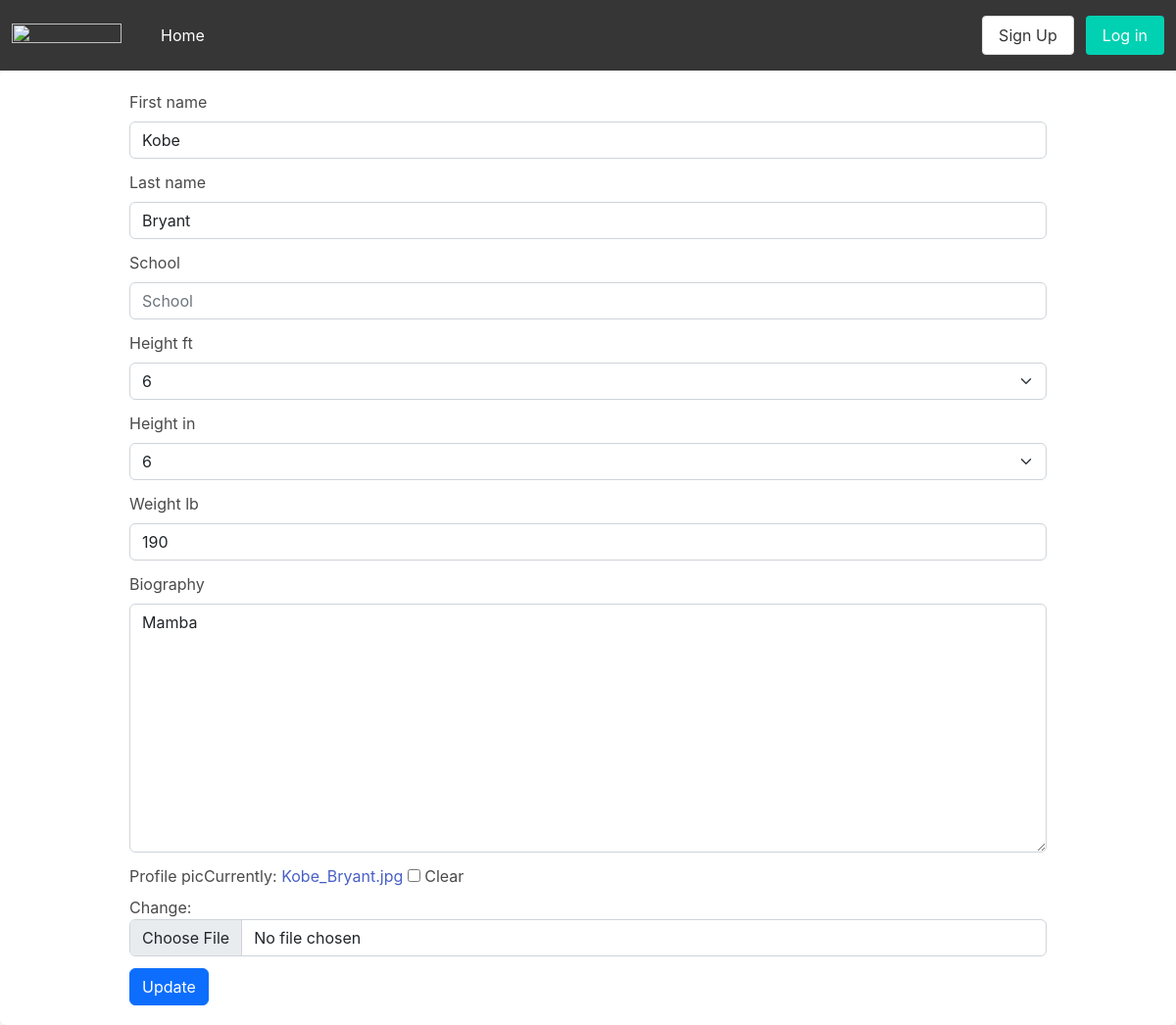
The page /user/9/update on the database its author committed.
### api/models.py (models this page shows, shortened)
class CustomUser(auth.models.AbstractUser, auth.models.PermissionsMixin):
    user_type_choices = (
        (0, 'Scout'),
        (1, 'Athlete'),
    )
    height_foot_options = (
        (4, '4'),
        (5, '5'),
        (6, '6'),
        (7, '7'),
    )
    height_inch_options = (
        (0, '0'),
        (1, '1'),
        (2, '2'),
        (3, '3'),
        (4, '4'),
        (5, '5'),
        (6, '6'),
        (7, '7'),
        (8, '8'),
        (9, '9'),
        (10, '10'),
        (11, '11'),
        (12, '12'),
    )
    weight_lb = models.IntegerField(default=140, blank=True)
    height_ft = models.IntegerField(choices=height_foot_options, default=5, blank=True)
    height_in = models.IntegerField(choices=height_inch_options, default=6, blank=True)
    school = models.CharField(max_length=128, blank=True)
    profile_pic = models.ImageField(null=True, blank=True)
    bio = models.TextField(null=True, blank=True, default="No biography")
    user_type = models.PositiveSmallIntegerField(null=True, choices=user_type_choices)

### api/views.py (the view)
# urls.py: path('user/<int:pk>/update', views.UpdateUser.as_view(), name='update_user_page'),
class UpdateUser(UpdateView):
    model = models.CustomUser
    form_class = forms.UserEditForm
    success_url = reverse_lazy('api:home_page')
    template_name = 'user_update.html'

### api/forms.py
class UserEditForm(ModelForm):
    class Meta:
        fields = ('first_name', 'last_name', 'school', 'height_ft', 'height_in', 'weight_lb', 'bio', 'profile_pic')
        model = get_user_model()
    def __init__(self, *args, **kwargs):
        super().__init__(*args,**kwargs)
        self.fields['bio'].label = 'Biography'

### templates/user_update.html (shortened to what this page needs)
{% extends 'base.html' %}
{% load bootstrap5 %}
{% block bodyblock %}
<div class='container'>
    <form method="post" enctype="multipart/form-data">
        {% bootstrap_form form %}
        <input type="submit" value="Update" class="btn btn-primary">
    </form>
</div>
{% endblock bodyblock %}

### rows shown on the page
CustomUser: first_name "Kobe", last_name "Bryant", height_ft "6", height_in "6", weight_lb "190", bio "Mamba"
